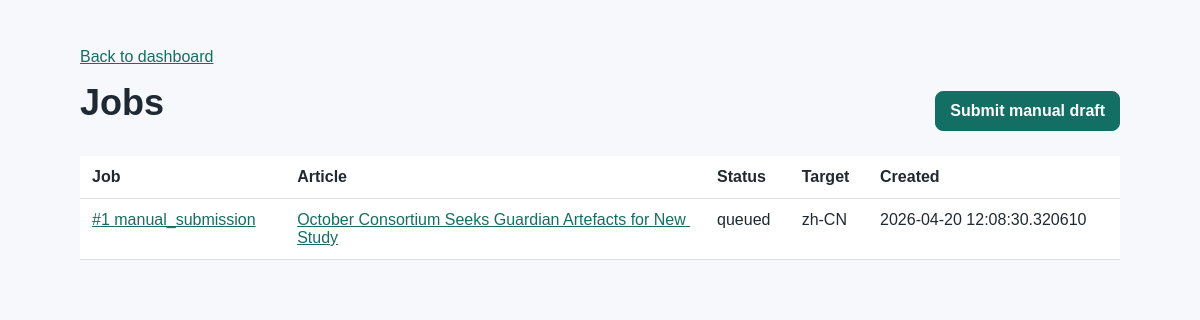
Page /jobs on the committed database.
### app/db/models.py (models this page shows)
class Job(Base):
    __tablename__ = "jobs"
    id: Mapped[int] = mapped_column(Integer, primary_key=True)
    article_id: Mapped[int] = mapped_column(ForeignKey("articles.id"))
    job_type: Mapped[JobType] = mapped_column(job_type_enum)
    status: Mapped[JobStatus] = mapped_column(job_status_enum, default=JobStatus.pending)
    target_language: Mapped[str] = mapped_column(String(16), default="zh-CN")
    error_message: Mapped[str | None] = mapped_column(Text)
    created_at: Mapped[datetime] = mapped_column(DateTime, default=utc_now)
    started_at: Mapped[datetime | None] = mapped_column(DateTime)
    finished_at: Mapped[datetime | None] = mapped_column(DateTime)
    article: Mapped[Article] = relationship(back_populates="jobs")
    translations: Mapped[list[Translation]] = relationship(back_populates="job")
    publish_records: Mapped[list[PublishRecord]] = relationship(back_populates="job")
    logs: Mapped[list[JobLog]] = relationship(back_populates="job", cascade="all, delete-orphan")

class Article(Base):
    __tablename__ = "articles"
    id: Mapped[int] = mapped_column(Integer, primary_key=True)
    source_type: Mapped[SourceType] = mapped_column(source_type_enum)
    source_url: Mapped[str | None] = mapped_column(String(1024))
    source_title: Mapped[str] = mapped_column(String(500))
    source_body: Mapped[str] = mapped_column(Text)
    published_at_source: Mapped[datetime | None] = mapped_column(DateTime)
    discovered_at: Mapped[datetime] = mapped_column(DateTime, default=utc_now)
    created_at: Mapped[datetime] = mapped_column(DateTime, default=utc_now)
    updated_at: Mapped[datetime] = mapped_column(DateTime, default=utc_now, onupdate=utc_now)
    jobs: Mapped[list[Job]] = relationship(back_populates="article", cascade="all, delete-orphan")
    translations: Mapped[list[Translation]] = relationship(
        back_populates="article",
        cascade="all, delete-orphan",
    )
    publish_records: Mapped[list[PublishRecord]] = relationship(
        back_populates="article",
        cascade="all, delete-orphan",
    )
    tag_links: Mapped[list[ArticleTag]] = relationship(
        back_populates="article",
        cascade="all, delete-orphan",
    )
    tags: Mapped[list[Tag]] = relationship(
        secondary="article_tags",
        back_populates="articles",
        viewonly=True,
    )

### app/api/routes_jobs.py (the view)
@router.get("", response_class=HTMLResponse)
def list_jobs(request: Request, db: Annotated[Session, Depends(get_db)]) -> HTMLResponse:
    jobs = job_service.list_jobs(db)
    return templates.TemplateResponse(request, "jobs.html", {"jobs": jobs})

### app/templates/jobs.html (shortened to what this page needs)
<!doctype html>
<html lang="en">
  <head>
    <link rel="stylesheet" href="{{ url_for('static', path='/css/app.css') }}">
  </head>
  <body>
    <main class="page">
      <a href="/">Back to dashboard</a>
      <div class="section-heading">
        <h1>Jobs</h1>
        <a class="button" href="/articles/manual/new">Submit manual draft</a>
      </div>
      {% if jobs %}
        <table class="table">
          <thead>
            <tr>
              <th>Job</th>
              <th>Article</th>
              <th>Status</th>
              <th>Target</th>
              <th>Created</th>
            </tr>
          </thead>
          <tbody>
            {% for job in jobs %}
              <tr>
                <td><a href="/jobs/{{ job.id }}">#{{ job.id }} {{ job.job_type }}</a></td>
                <td><a href="/articles/{{ job.article_id }}">{{ job.article.source_title }}</a></td>
                <td>{{ job.status }}</td>
                <td>{{ job.target_language }}</td>
                <td>{{ job.created_at }}</td>
              </tr>
            {% endfor %}
          </tbody>
        </table>
      {% else %}
        <p>No jobs yet.</p>
      {% endif %}
    </main>
  </body>
</html>

### app/static/css/app.css (style rules this page uses)
:root { color-scheme: light; font-family: Arial, Helvetica, sans-serif; background: #f6f8fb; color: #1f2933; }
body { margin: 0; }
a { color: #136f63; }
.page { max-width: 1040px; margin: 0 auto; padding: 48px 24px; }
h1, h2 { margin: 0 0 16px; }
h1 { font-size: 2.25rem; }
.button { display: inline-block; padding: 10px 14px; border: 1px solid #136f63; border-radius: 8px; background: #136f63; color: #ffffff; font-weight: 700; text-decoration: none; cursor: pointer; }
.section-heading { display: flex; align-items: center; justify-content: space-between; gap: 16px; margin: 16px 0; }
.table { width: 100%; border-collapse: collapse; background: #ffffff; }
.table th, .table td { padding: 12px; border-bottom: 1px solid #d9e2ec; text-align: left; vertical-align: top; }
.table td:first-child, .table td:nth-child(2) { max-width: 360px; white-space: pre-wrap; }

### rows in the picture
Job: id "1", job_type "manual_submission", article.source_title "October Consortium Seeks Guardian Artefacts for New Study", status "queued", target_language "zh-CN", created_at "2026-04-20 12:08:30.320610"
